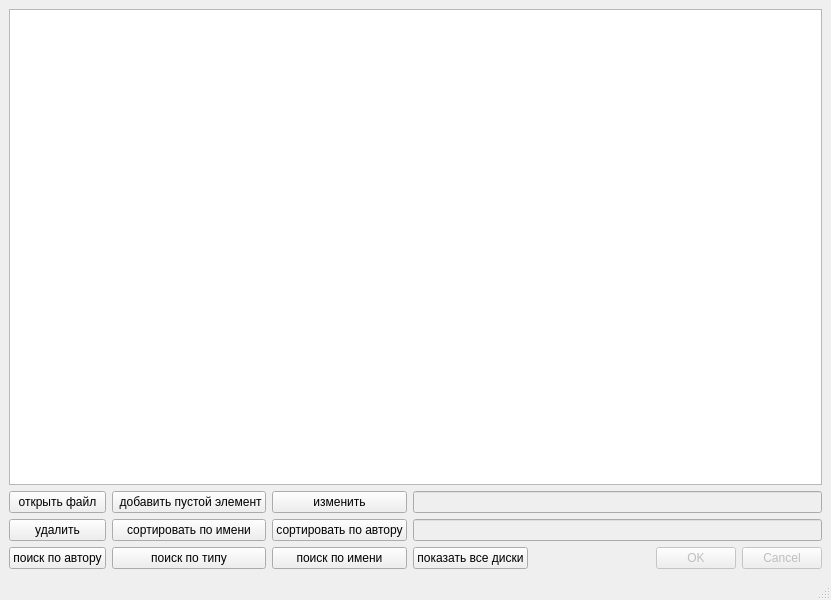
<?xml version="1.0" encoding="UTF-8"?>
<ui version="4.0">
 <class>MainWindow</class>
 <widget class="QMainWindow" name="MainWindow">
  <property name="geometry">
   <rect>
    <x>0</x>
    <y>0</y>
    <width>831</width>
    <height>600</height>
   </rect>
  </property>
  <property name="windowTitle">
   <string>MainWindow</string>
  </property>
  <widget class="QWidget" name="centralwidget">
   <layout class="QGridLayout" name="gridLayout">
    <item row="1" column="0">
     <widget class="QPushButton" name="open">
      <property name="text">
       <string>открыть файл</string>
      </property>
     </widget>
    </item>
    <item row="0" column="0" colspan="5">
     <widget class="QTableWidget" name="tableWidget">
      <property name="enabled">
       <bool>true</bool>
      </property>
     </widget>
    </item>
    <item row="1" column="1">
     <widget class="QPushButton" name="add">
      <property name="text">
       <string> добавить пустой элемент</string>
      </property>
     </widget>
    </item>
    <item row="1" column="2">
     <widget class="QPushButton" name="edit">
      <property name="text">
       <string>изменить</string>
      </property>
     </widget>
    </item>
    <item row="4" column="0">
     <widget class="QPushButton" name="delete_2">
      <property name="text">
       <string>удалить</string>
      </property>
     </widget>
    </item>
    <item row="4" column="1">
     <widget class="QPushButton" name="sortName">
      <property name="text">
       <string>сортировать по имени</string>
      </property>
     </widget>
    </item>
    <item row="7" column="0">
     <widget class="QPushButton" name="findAuthor">
      <property name="text">
       <string>поиск по автору</string>
      </property>
     </widget>
    </item>
    <item row="7" column="2">
     <widget class="QPushButton" name="findName">
      <property name="text">
       <string>поиск по имени</string>
      </property>
     </widget>
    </item>
    <item row="7" column="4">
     <widget class="QDialogButtonBox" name="buttonBox">
      <property name="enabled">
       <bool>false</bool>
      </property>
      <property name="standardButtons">
       <set>QDialogButtonBox::Cancel|QDialogButtonBox::Ok</set>
      </property>
     </widget>
    </item>
    <item row="4" column="2">
     <widget class="QPushButton" name="sortAuthor">
      <property name="text">
       <string>сортировать по автору</string>
      </property>
     </widget>
    </item>
    <item row="7" column="1">
     <widget class="QPushButton" name="findType">
      <property name="text">
       <string>поиск по типу</string>
      </property>
     </widget>
    </item>
    <item row="4" column="3" colspan="2">
     <widget class="QLineEdit" name="lineEdit">
      <property name="enabled">
       <bool>false</bool>
      </property>
     </widget>
    </item>
    <item row="1" column="3" colspan="2">
     <widget class="QLineEdit" name="lineEdit_2">
      <property name="enabled">
       <bool>false</bool>
      </property>
     </widget>
    </item>
    <item row="7" column="3">
     <widget class="QPushButton" name="showAll">
      <property name="text">
       <string>показать все диски</string>
      </property>
     </widget>
    </item>
   </layout>
  </widget>
  <widget class="QMenuBar" name="menubar">
   <property name="geometry">
    <rect>
     <x>0</x>
     <y>0</y>
     <width>831</width>
     <height>22</height>
    </rect>
   </property>
  </widget>
  <widget class="QStatusBar" name="statusbar"/>
 </widget>
 <resources/>
 <connections/>
</ui>
